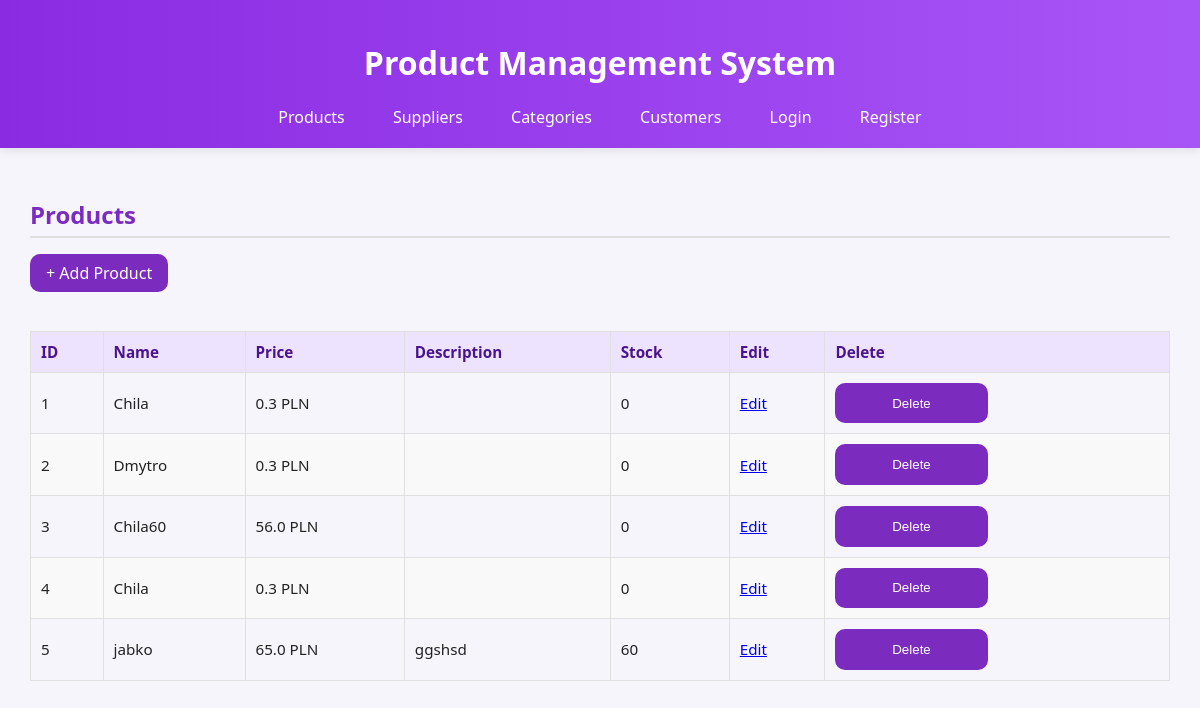
The app's page /, older data.
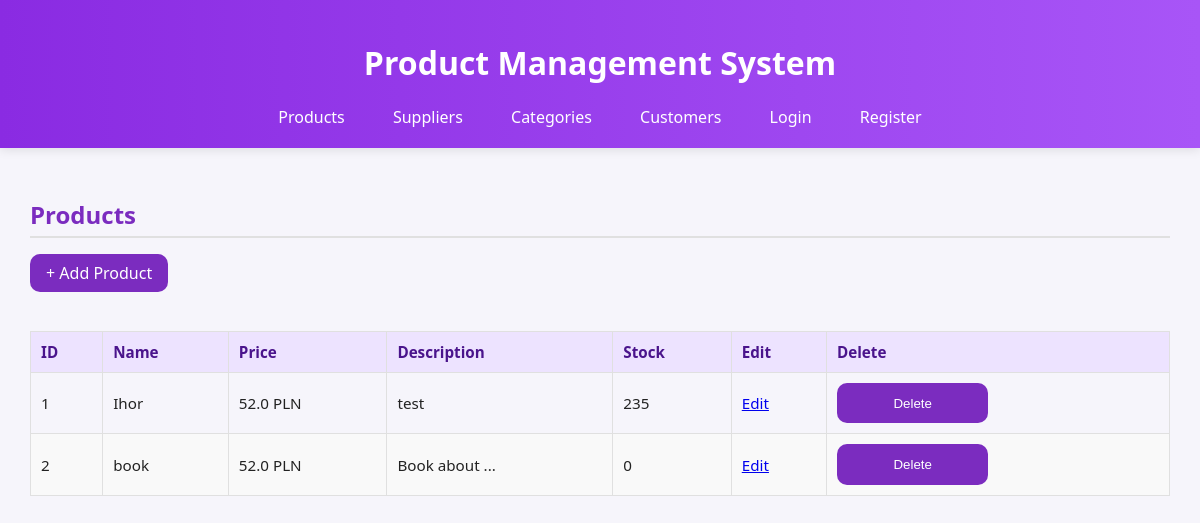
The same page, newer data.
### models.py (models this page shows)
class Product(db.Model):
    id = db.Column(db.Integer, primary_key=True)
    name = db.Column(db.String(120), nullable=False)
    price = db.Column(db.Float, nullable=False)
    supplier_id = db.Column(db.Integer, db.ForeignKey('supplier.id'))
    category_id = db.Column(db.Integer, db.ForeignKey('category.id'))
    description = db.Column(db.String(255))
    stock = db.Column(db.Integer, default=0)

### routes.py (the view)
@app.route('/')
def index():
    products = Product.query.all()
    return render_template('index.html', products=products)

### routes.py (called while the page is built)
@app.context_processor
def inject_user_status():
    return {'logged_in': 'user_id' in session}

### templates/index.html (shortened to what this page needs)
{% extends "base.html" %}
{% block content %}
<div class="card">
  <div class="card-header">
    <h2>Products</h2>
    <a href="{{ url_for('add_product') }}" class="btn-add">+ Add Product</a>
  </div>
  <table class="styled-table">
    <thead>
      <tr>
        <th>ID</th>
        <th>Name</th>
        <th>Price</th>
        <th>Description</th>
        <th>Stock</th>
        <th>Edit</th>
        <th>Delete</th>
      </tr>
    </thead>
    <tbody>
      {% for product in products %}
      <tr>
        <td>{{ product.id }}</td>
        <td>{{ product.name }}</td>
        <td>{{ product.price }} PLN</td>
        <td>{{ product.description or '' }}</td>
        <td>{{ product.stock }}</td>
        <td>
          <a href="{{ url_for('edit_item', model='product', item_id=product.id) }}" class="btn-edit">Edit</a>
        </td>
        <td>
          <form method="POST" action="{{ url_for('delete_item', model='product', item_id=product.id) }}" onsubmit="return confirm('Delete this product?');">
            <button type="submit" class="btn-delete">Delete</button>
          </form>
        </td>
      </tr>
      {% else %}
      <tr><td colspan="7" style="text-align:center;">No products found</td></tr>
      {% endfor %}
    </tbody>
  </table>
</div>
{% endblock %}

Row changes from the older to the newer data that the page shows:
removed Product: id "3", name "Chila60", price "56.0", stock "0"
removed Product: id "4", name "Chila", price "0.3", stock "0"
removed Product: id "5", name "jabko", price "65.0", description "ggshsd", stock "60"
changed Product id 1: name "Chila" → "Ihor"; price "0.3" → "52.0"; description (not shown) → "test"; stock "0" → "235"
changed Product id 2: name "Dmytro" → "book"; price "0.3" → "52.0"; description (not shown) → "Book about ..."
